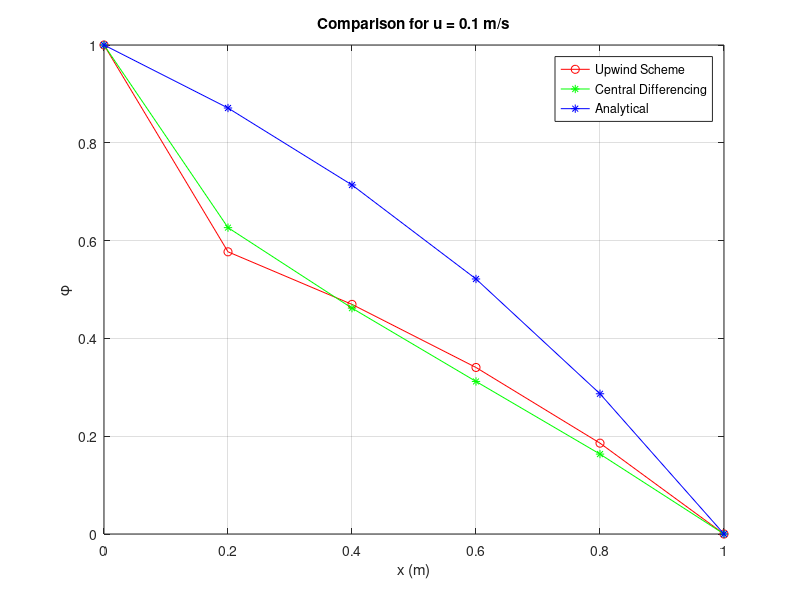
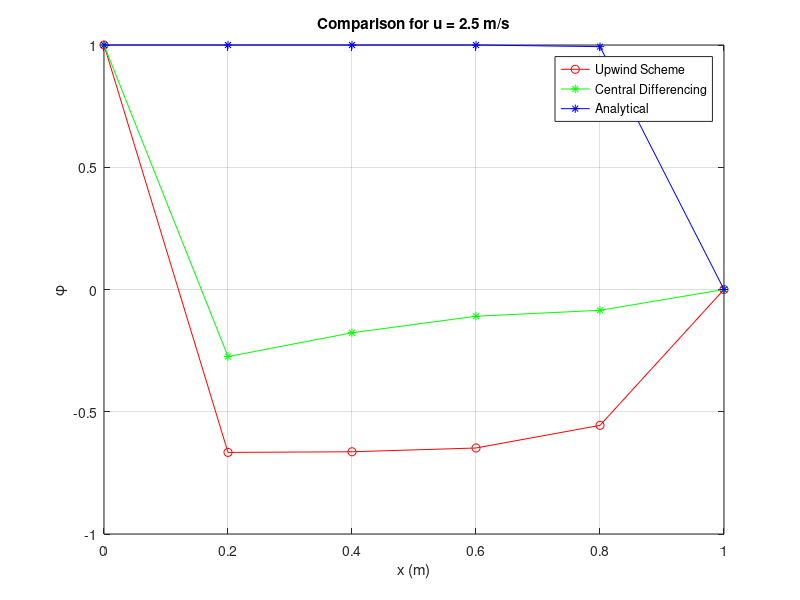
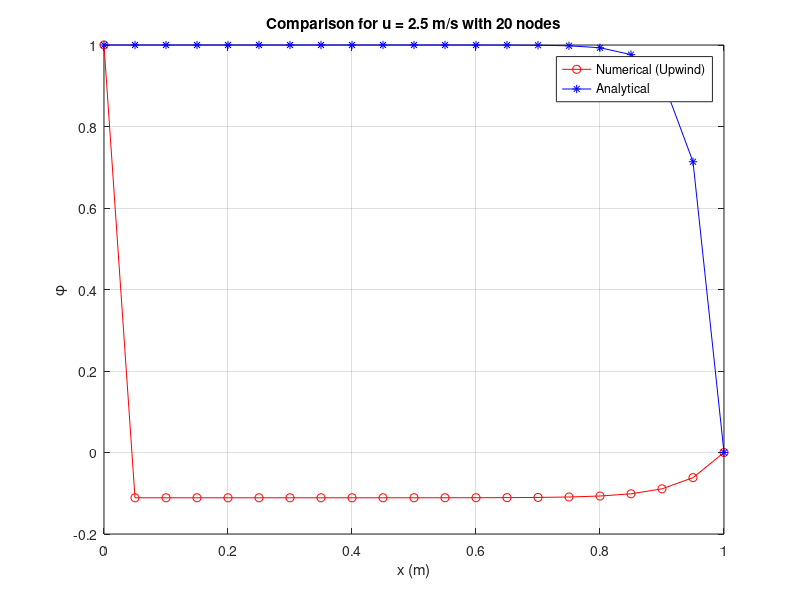

The MATLAB script that drew these images, in order:
% Define parameters
L = 1.0;         % Length of domain
rho = 1.0;       % Density
Gamma = 0.1;     % Diffusion coefficient

% Define grid
n_cells = 5;     % Number of cells
n_points = n_cells + 1;  % Number of grid points
dx = L / n_cells; % Grid spacing
x = linspace(0, L, n_points); % Grid points

% Boundary conditions
phi_0 = 1;       % Boundary condition at x = 0
phi_L = 0;       % Boundary condition at x = L

% Define cases
cases = [0.1, 2.5]; % velocities

% Analytical solution function
function phi_analytical = analytical_solution(u, x, L, rho, Gamma, phi_0, phi_L)
    phi_analytical = phi_0 + (phi_L - phi_0) * (exp(rho * u * x / Gamma) - 1) / (exp(rho * u * L / Gamma) - 1);
endfunction

% Function to solve the problem using upwind scheme
function phi = solve_convection_diffusion_upwind(u, n_points, dx, rho, Gamma, phi_0, phi_L)
    % Create matrix A and vector B
    A = zeros(n_points - 2, n_points - 2);
    B = zeros(n_points - 2, 1);

    % Upwind scheme
    if u > 0
        % For positive velocities (upwind from the left)
        for i = 1:(n_points - 2)
            A(i, i) = -2 * (Gamma / dx^2) - u / dx;
            if i > 1
                A(i, i-1) = Gamma / dx^2 + u / dx;
            end
            if i < (n_points - 2)
                A(i, i+1) = Gamma / dx^2;
            end
        end
    else
        % For negative velocities (upwind from the right)
        for i = 1:(n_points - 2)
            A(i, i) = -2 * (Gamma / dx^2) + u / dx;
            if i > 1
                A(i, i-1) = Gamma / dx^2;
            end
            if i < (n_points - 2)
                A(i, i+1) = Gamma / dx^2 - u / dx;
            end
        end
    end

    % Boundary conditions
    B(1) = -phi_0 * (Gamma / dx^2 - u / dx);
    B(end) = -phi_L * (Gamma / dx^2 + u / dx);

    % Solve the system
    phi_interior = A \ B;

    % Add boundary conditions
    phi = [phi_0; phi_interior; phi_L];
endfunction

% Function to solve the problem using central differencing scheme
function phi = solve_convection_diffusion_central(u, n_points, dx, rho, Gamma, phi_0, phi_L)
    % Create matrix A and vector B
    A = zeros(n_points - 2, n_points - 2);
    B = zeros(n_points - 2, 1);

    % Central differencing scheme
    for i = 1:(n_points - 2)
        A(i, i) = -2 * (Gamma / dx^2) - u / (2 * dx);
        if i > 1
            A(i, i-1) = Gamma / dx^2 + u / (2 * dx);
        end
        if i < (n_points - 2)
            A(i, i+1) = Gamma / dx^2 - u / (2 * dx);
        end
    end

    % Boundary conditions
    B(1) = -phi_0 * (Gamma / dx^2 - u / (2 * dx));
    B(end) = -phi_L * (Gamma / dx^2 + u / (2 * dx));

    % Solve the system
    phi_interior = A \ B;

    % Add boundary conditions
    phi = [phi_0; phi_interior; phi_L];
endfunction

% Loop through each case and calculate
for i = 1:length(cases)
    u = cases(i);

    % Solve for 5 nodes using upwind scheme
    phi_5_nodes_upwind = solve_convection_diffusion_upwind(u, n_points, dx, rho, Gamma, phi_0, phi_L);

    % Analytical solution for 5 nodes
    phi_analytical_5_nodes = analytical_solution(u, x, L, rho, Gamma, phi_0, phi_L);

    % Solve for 5 nodes using central differencing scheme
    phi_5_nodes_central = solve_convection_diffusion_central(u, n_points, dx, rho, Gamma, phi_0, phi_L);

    % Display results
    disp(['Case ', num2str(i), ' (u = ', num2str(u), ' m/s)']);
    disp('Numerical solution with 5 nodes (Upwind scheme):');
    disp(phi_5_nodes_upwind);
    disp('Numerical solution with 5 nodes (Central differencing scheme):');
    disp(phi_5_nodes_central);
    disp('Analytical solution with 5 nodes:');
    disp(phi_analytical_5_nodes);

    % Plotting
    figure;
    plot(x, phi_5_nodes_upwind, 'ro-', x, phi_5_nodes_central, 'g*-', x, phi_analytical_5_nodes, 'b*-');
    title(['Comparison for u = ', num2str(u), ' m/s']);
    legend('Upwind Scheme', 'Central Differencing', 'Analytical');
    xlabel('x (m)');
    ylabel('φ');
    grid on;
end

% Recalculate with 20 nodes for Case 2
n_cells_20 = 20;
n_points_20 = n_cells_20 + 1;
dx_20 = L / n_cells_20;
x_20 = linspace(0, L, n_points_20);

% Solve for 20 nodes using upwind scheme
phi_20_nodes_upwind = solve_convection_diffusion_upwind(cases(2), n_points_20, dx_20, rho, Gamma, phi_0, phi_L);

% Analytical solution for 20 nodes
phi_analytical_20_nodes = analytical_solution(cases(2), x_20, L, rho, Gamma, phi_0, phi_L);

% Plotting for 20 nodes
figure;
plot(x_20, phi_20_nodes_upwind, 'ro-', x_20, phi_analytical_20_nodes, 'b*-');
title('Comparison for u = 2.5 m/s with 20 nodes');
legend('Numerical (Upwind)', 'Analytical');
xlabel('x (m)');
ylabel('φ');
grid on;

